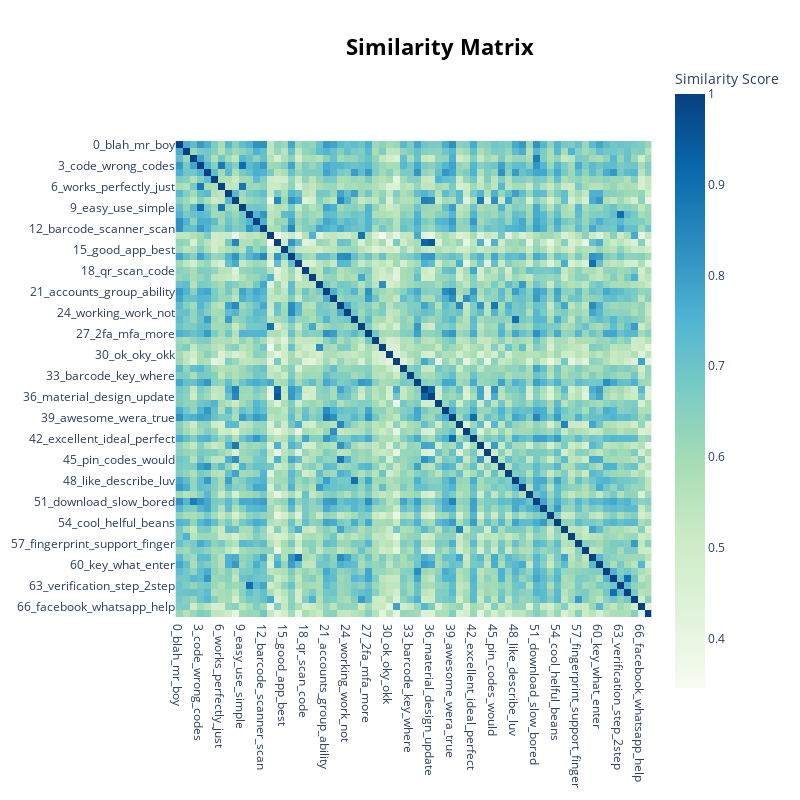

The code cell stored with this chart in its notebook:
### Code cell
model.visualize_heatmap()

### Figure 1 — Plotly figure (JSON) as saved in the notebook; plotly's stock layout.template omitted (floating-point values rounded to 4 significant figures; data arrays with more than 128 entries replaced by an {"elided": "..."} marker saying what was removed)
{"data": [{"coloraxis": "coloraxis", "hovertemplate": "x: %{x}<br>y: %{y}<br>Similarity Score: %{z}<extra></extra>", "name": "0", "type": "heatmap", "x": ["0_blah_mr_boy", "1_authenticator_google_auth...", "2_security_secure_app", "3_code_wrong_codes", "4_theme_dark_back", "5_security_secure_safe", "6_works_perfectly_just", "7_very_good_thanks", "8_security_safe_account", "9_easy_use_simple", "10_space_much_before", "11_app_love_this", "12_barcode_scanner_scan", "13_good_srk_baik", "14_useful_helpful_usefull", "15_good_app_best", "16_nice_softwer_shit", "17_backup_no_cloud", "18_qr_scan_code", "19_love_it_op", "20_phone_lost_your", "21_accounts_group_ability", "22_great_app_awesome", "23_best_aap_nice", "24_working_work_not", "25_scanner_barcode_finally", "26_cant_account_log", "27_2fa_mfa_more", "28_loved_it_liked", "29_widget_steam_add", "30_ok_oky_okk", "31_google_thanku_played", "32_g3_lg_galaxy", "33_barcode_key_where", "34_good_yes_goy", "35_good_lovr_one", "36_material_design_update", "37_codes_my_lost", "38_authenticator_move_accou...", "39_awesome_wera_true", "40_reorder_list_items", "41_new_transfer_phone", "42_excellent_ideal_perfect", "43_wear_android_watch", "44_great_tammy_rrr", "45_pin_codes_would", "46_thanks_thank_awsome", "47_work_doesnt_load", "48_like_describe_luv", "49_sync_correction_synced", "50_authenticator_google_open", "51_download_slow_bored", "52_copy_tap_clipboard", "53_spins_running_problems", "54_cool_helful_beans", "55_que_si_de", "56_camera_permission_why", "57_fingerprint_support_finger", "58_nice_app_appp", "59_its_far_quite", "60_key_what_enter", "61_verification_step_code", "62_easy_simple_clever", "63_verification_step_2step", "64_camera_scan_problem", "65_lol_ok_nooooo", "66_facebook_whatsapp_help", "67_2fa_backup_backups"], "xaxis": "x", "y": ["0_blah_mr_boy", "1_authenticator_google_auth...", "2_security_secure_app", "3_code_wrong_codes", "4_theme_dark_back", "5_security_secure_safe", "6_works_perfectly_just", "7_very_good_thanks", "8_security_safe_account", "9_easy_use_simple", "10_space_much_before", "11_app_love_this", "12_barcode_scanner_scan", "13_good_srk_baik", "14_useful_helpful_usefull", "15_good_app_best", "16_nice_softwer_shit", "17_backup_no_cloud", "18_qr_scan_code", "19_love_it_op", "20_phone_lost_your", "21_accounts_group_ability", "22_great_app_awesome", "23_best_aap_nice", "24_working_work_not", "25_scanner_barcode_finally", "26_cant_account_log", "27_2fa_mfa_more", "28_loved_it_liked", "29_widget_steam_add", "30_ok_oky_okk", "31_google_thanku_played", "32_g3_lg_galaxy", "33_barcode_key_where", "34_good_yes_goy", "35_good_lovr_one", "36_material_design_update", "37_codes_my_lost", "38_authenticator_move_accou...", "39_awesome_wera_true", "40_reorder_list_items", "41_new_transfer_phone", "42_excellent_ideal_perfect", "43_wear_android_watch", "44_great_tammy_rrr", "45_pin_codes_would", "46_thanks_thank_awsome", "47_work_doesnt_load", "48_like_describe_luv", "49_sync_correction_synced", "50_authenticator_google_open", "51_download_slow_bored", "52_copy_tap_clipboard", "53_spins_running_problems", "54_cool_helful_beans", "55_que_si_de", "56_camera_permission_why", "57_fingerprint_support_finger", "58_nice_app_appp", "59_its_far_quite", "60_key_what_enter", "61_verification_step_code", "62_easy_simple_clever", "63_verification_step_2step", "64_camera_scan_problem", "65_lol_ok_nooooo", "66_facebook_whatsapp_help", "67_2fa_backup_backups"], "yaxis": "y", "z": {"elided": "68x68 float values"}}], "layout": {"coloraxis": {"colorbar": {"title": {"text": "Similarity Score"}}, "colorscale": [[0, "rgb(247,252,240)"], [0.125, "rgb(224,243,219)"], [0.25, "rgb(204,235,197)"], [0.375, "rgb(168,221,181)"], [0.5, "rgb(123,204,196)"], [0.625, "rgb(78,179,211)"], [0.75, "rgb(43,140,190)"], [0.875, "rgb(8,104,172)"], [1, "rgb(8,64,129)"]]}, "height": 800, "hoverlabel": {"bgcolor": "white", "font": {"family": "Rockwell", "size": 16}}, "legend": {"title": {"text": "Trend"}}, "margin": {"t": 60}, "showlegend": true, "title": {"font": {"color": "Black", "size": 22}, "text": "<b>Similarity Matrix", "x": 0.55, "xanchor": "center", "y": 0.95, "yanchor": "top"}, "width": 800, "xaxis": {"anchor": "y", "constrain": "domain", "domain": [0, 1], "scaleanchor": "y"}, "yaxis": {"anchor": "x", "autorange": "reversed", "constrain": "domain", "domain": [0, 1]}}}
